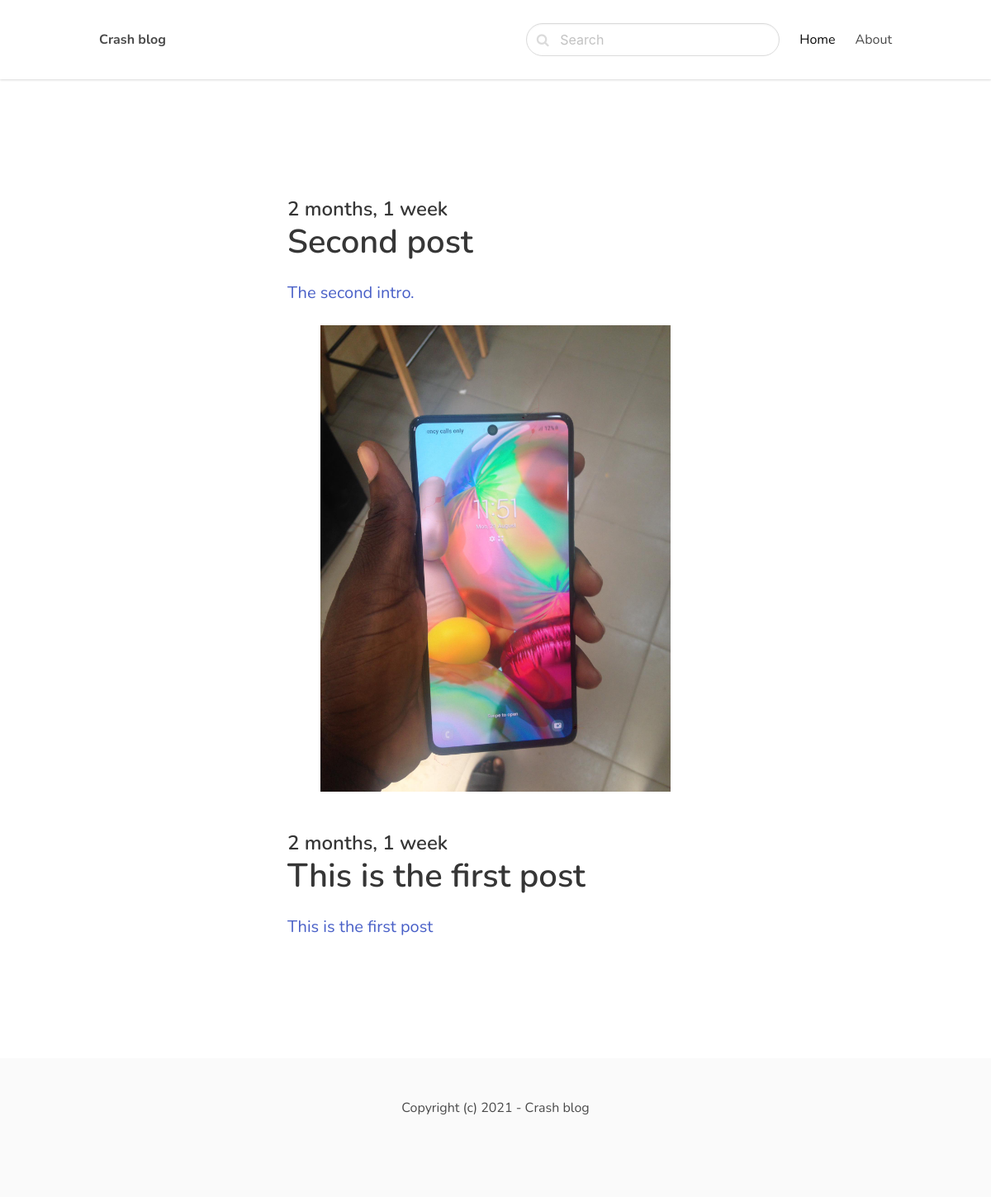
The page / on the database its author committed.
### blog/models.py (models this page shows, shortened)
class Post(models.Model):
    ACTIVE='active'
    DRAFT = 'draft'
    CHOICES_STATUS = (
        (ACTIVE,'Active'),
        (DRAFT,'Draft')
    )
    category = models.ForeignKey(Category,related_name='posts',on_delete=models.CASCADE)
    title = models.CharField(max_length=225)
    slug = models.SlugField()
    intro =models.TextField()
    body = models.TextField()
    created_at = models.DateTimeField(auto_now_add=True)
    status = models.CharField(max_length=10,choices=CHOICES_STATUS,default=ACTIVE)
    image= models.ImageField(upload_to='uploads/', blank=True, null =True)
    class Meta:
        ordering = ('-created_at',)

### core/views.py (the view)
# urls.py: path('', frontpage, name='frontpage'),
def frontpage(request):
    posts = Post.objects.filter(status=Post.ACTIVE)
    return render(request,'core/frontpage.html',{'posts': posts})

### core/templates/core/frontpage.html (shortened to what this page needs)
{% extends 'core/base.html' %}
{% block content %}
    <section class="hero">
        <div class="hero-body">
            <div class="container">
                <section class="section">
                    <div class="columns">
                        <div class="column is-8 is-offset-2">
                            {% for post in posts %}
                                <div class="content is-medium">
                                    <a href="{% url 'post_detail' post.category.slug post.slug %}">
                                        {% if post.image %}
                                            <figure class="image">
                                                <img src="{{post.image.url }}" alt="">
                                            </figure>
                                        {% endif %}
                                        <h2 class="subtitle is-4">{{ post.created_at |timesince }}</h2>
                                        <h1 class="title">{{ post.title }}</h1>
                                        <p>{{ post.intro }}</p>
                                    </a>
                                </div>
                            {% endfor %}
                        </div>
                    </div>
                </section>
            </div>
        </div>
    </section>
{% endblock %}

### core/templates/core/base.html (style rules this page uses)
body { font-family: 'Nunito', sans-serif; }

### rows shown on the page
Post: created_at "2 months, 1 week", title "Second post", intro "The second intro."
Post: image (picture), created_at "2 months, 1 week", title "This is the first post", intro "This is the first post"
